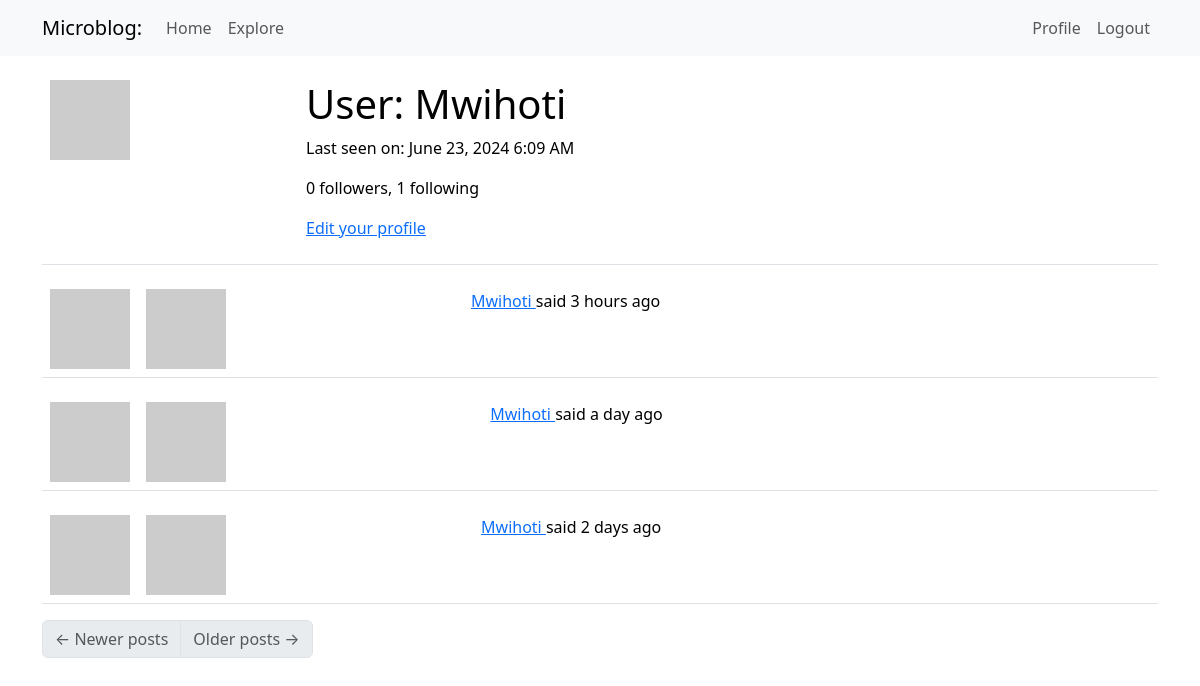
Page /user/Mwihoti (signed in) on the earlier database version.
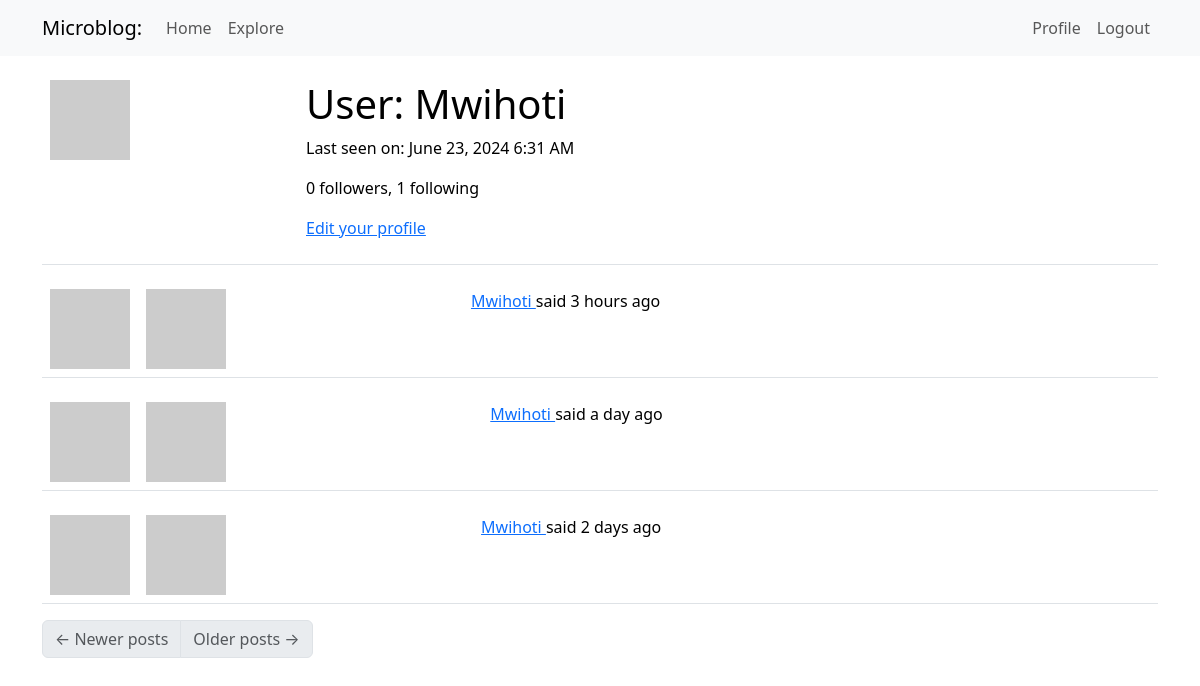
Same page on the later database version.
### app/models.py (models this page shows, shortened)
class User(UserMixin, db.Model):
    id: so.Mapped[int] = so.mapped_column(primary_key=True)
    username: so.Mapped[str] = so.mapped_column(sa.String(64), index=True,
                                                unique=True)
    email: so.Mapped[str] = so.mapped_column(sa.String(120), index=True,
                                             unique=True)
    password_hash: so.Mapped[Optional[str]] = so.mapped_column(sa.String(256))
    about_me: so.Mapped[Optional[str]] = so.mapped_column(sa.String(140))
    last_seen: so.Mapped[Optional[datetime]] = so.mapped_column(
        default=lambda: datetime.now(timezone.utc))
    posts: so.WriteOnlyMapped['Post'] = so.relationship(back_populates='author')
    following: so.WriteOnlyMapped['User'] = so.relationship(
        secondary=followers, primaryjoin=(followers.c.follower_id == id),
        secondaryjoin=(followers.c.followed_id==id),
        back_populates='followers'
    )
    followers: so.WriteOnlyMapped['User'] = so.relationship(
        secondary=followers, primaryjoin=(followers.c.followed_id == id),
        secondaryjoin=(followers.c.follower_id == id),
        back_populates='following'
    )
    def avatar(self, size):
        digest = hashlib.md5(self.email.lower().encode('utf-8')).hexdigest()
        return f'https://www.gravatar.com/avatar/{digest}?d=identicon&s={size}'
    @login.user_loader
    def load_user(id):
        return db.session.get(User, int(id))
    def followers_count(self):
        query = sa.select(sa.func.count()).select_from(
            self.followers.select().subquery())
        return db.session.scalar(query)
    def following_count(self):
        query = sa.select(sa.func.count()).select_from(
            self.following.select().subquery())
        return db.session.scalar(query)

class Post(db.Model):
    id: so.Mapped[int] = so.mapped_column(primary_key=True)
    body: so.Mapped[str] = so.mapped_column(sa.String(140))
    timestamp: so.Mapped[datetime] = so.mapped_column(
        index=True, default=lambda: datetime.now(timezone.utc))
    user_id: so.Mapped[int] = so.mapped_column(sa.ForeignKey('user.id'),
                                               index=True
    )
    author: so.Mapped[User] = so.relationship('User', back_populates='posts')

### app/routes.py (the view)
@app.route('/user/<username>')
@login_required
def user(username):
    user = db.first_or_404(sa.select(User).where(User.username == username))
    page = request.args.get('page', 1, type=int)
    query = user.posts.select().order_by(Post.timestamp.desc())
    posts = db.paginate(query, page=page,
                        per_page=app.config['POSTS_PER_PAGE'],
                        error_out=False)
    next_url = url_for('user', username=user.username, page=posts.next_num) \
        if posts.has_next else None
    prev_url = url_for('user', username=user.username, page=posts.prev_num) \
        if posts.has_prev else None
    form = EmptyForm()
    return render_template('user.html', user=user, posts=posts.items,
                           next_url=next_url, prev_url=prev_url, form=form)

### app/__init__.py (called while the page is built)
def get_locale():
    return 'sw'

### app/routes.py (called while the page is built)
@app.before_request
def before_request():
    if current_user.is_authenticated:
        current_user.last_seen = datetime.now(timezone.utc)
        db.session.commit()
    g.locale = str(get_locale())

### app/templates/user.html (shortened to what this page needs)
{% extends "base.html" %}
{% block content %}
    <table class="table table-hover">
        <tr>
            <td width="256px"><img src="{{ user.avatar(256) }}"></td>
            <td>
                <h1>{{ _('User') }}: {{ user.username }}</h1>
                {% if user.last_seen %}
                <p>{{ _('Last seen on') }}: {{ moment(user.last_seen).format('LLL') }}</p>
                {% endif %}
                <p>{{ _('%(count)d followers', count=user.followers_count()) }}, {{ _('%(count)d following', count=user.following_count()) }}</p>
                {% if user == current_user %}
                <p><a href="{{ url_for('edit_profile') }}">{{ _('Edit your profile') }}</a></p>
                {% endif %}
            </td>
        </tr>
    </table>
    {% for post in posts %}
        {% include '_post.html' %}
    {% endfor %}
    <nav aria-label="Post navigation">
        <ul class="pagination">
            <li class="page-item{% if not prev_url %} disabled{% endif %}">
                <a class="page-link" href="{{ prev_url }}">
                    <span aria-hidden="true">&larr;</span> {{ _('Newer posts') }}
                </a>
            </li>
            <li class="page-item{% if not next_url %} disabled{% endif %}">
                <a class="page-link" href="{{ next_url }}">
                    {{ _('Older posts') }} <span aria-hidden="true">&rarr;</span>
                </a>
            </li>
        </ul>
    </nav>
{% endblock %}

### app/templates/base.html (shortened to what this page needs)
<!doctype html>
<html>
    <head>
        <link
        href="https://cdn.jsdelivr.net/npm/bootstrap@5.3.2/dist/css/bootstrap.min.css"
        rel="stylesheet"
>
    </head>
    <body>
        <nav class="navbar navbar-expand-lg bg-body-tertiary">
              <div class="container">
                <a class="navbar-brand" href="{{url_for('index')}}">Microblog:</a>
                <div class="collapse navbar-collapse" id="navbarSupportedContent">
                    <ul class="navbar-nav me-auto mb-2 mb-lg-0">
            <li class="nav-item">
              <a class="nav-link" aria-current="page" href="{{ url_for('index') }}">{{ _('Home')}}  </a>
            </li>
            <li class="nav-item">
              <a class="nav-link" aria-current="page" href="{{ url_for('explore') }}">{{ _('Explore')}} </a>
            </li>
          </ul>
          <ul class="navbar-nav mb-2 mb-lg-0">
            {% if current_user.is_anonymous %}
            <li class="nav-item">
              <a class="nav-link" aria-current="page" href="{{ url_for('login') }}">{{ _('Login')}} </a>
            </li>
            {% else %}
            <li class="nav-item">
              <a class="nav-link" aria-current="page" href="{{ url_for('user', username=current_user.username) }}">{{ _('Profile')}} </a>
            </li>
            <li class="nav-item">
              <a class="nav-link" aria-current="page" href="{{ url_for('logout') }}">{{ _('Logout')}} </a>
            </li>
            {% endif %}
          </ul>
                </div>
        </div>
        </nav>
      <div class="container mt-3">
            {% block content %}{% endblock %}
      </div>
    </body>
</html>

### app/templates/_post.html (shortened to what this page needs)
<table class="table table-hover">
    <tr>
        <td width="70px">
            <img src="{{ post.author.avatar(36) }}" />
        </td>
        <td>
            <a href="{{ url_for('user', username=post.author.username) }}">
                <img src="{{ post.author.avatar(70) }}" />
            </a>
            <td>
                {{ _('%(username)s said %(when)s', username=user_link, when=moment(post.timestamp).fromNow()) }}
            </td>
        </td>
    </tr>
</table>

Differences in the rows shown:
changed User "Mwihoti": last_seen "June 23, 2024 6:09 AM" → "June 23, 2024 6:31 AM"
